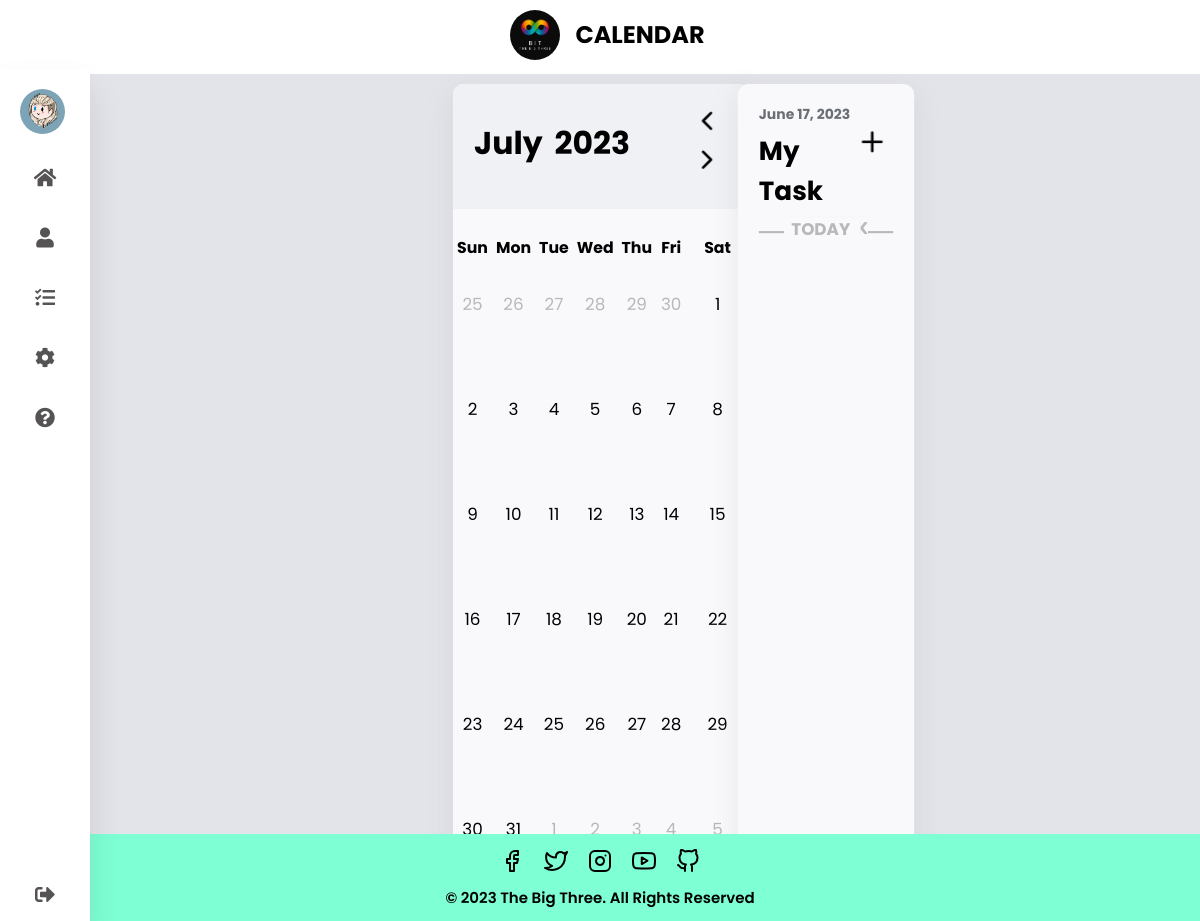
/index.php?bulan=July (signed in), run on an earlier commit of the app's database.
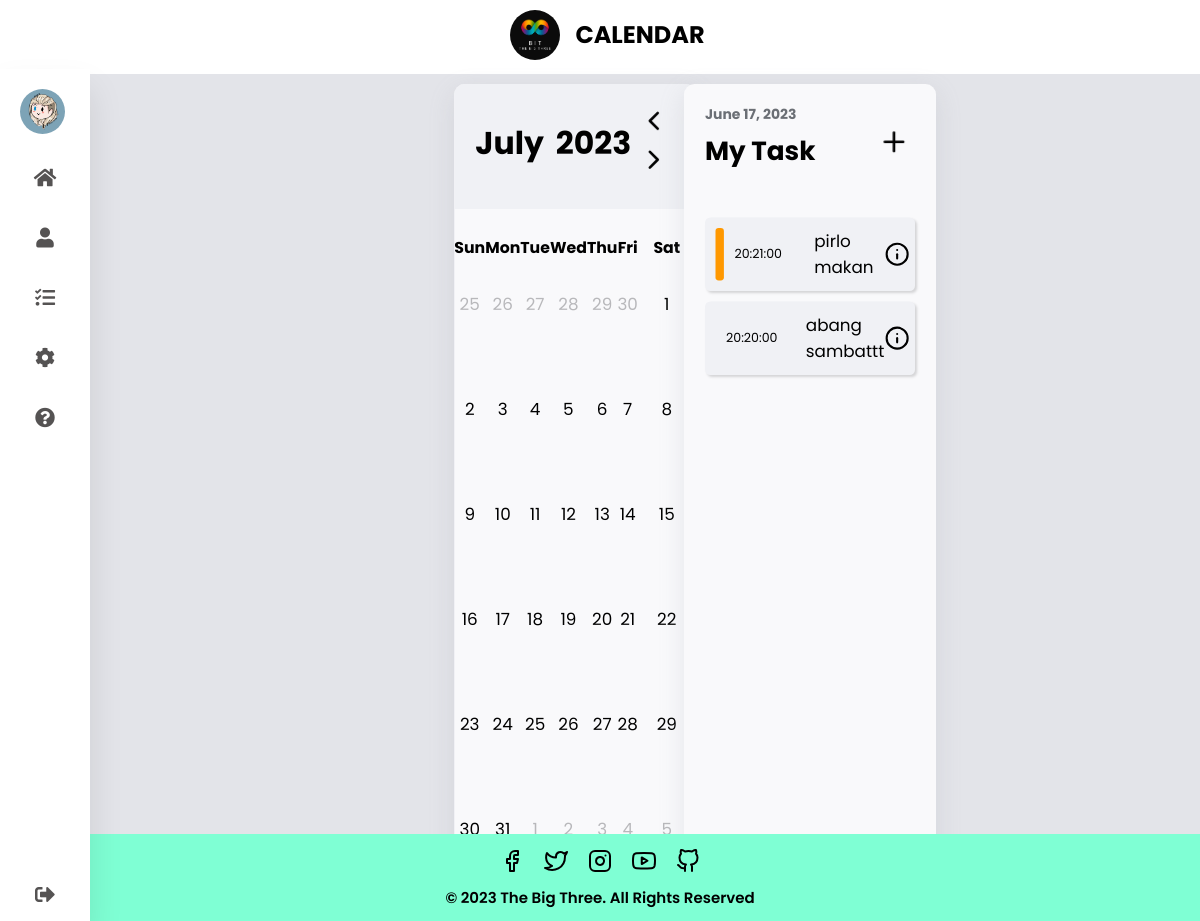
And on a later commit of the database.
### tables this page shows
CREATE TABLE `event` (
  `id_event` int(11) NOT NULL,
  `username` varchar(100) NOT NULL,
  `title` varchar(100) NOT NULL,
  `tanggal_mulai` date NOT NULL,
  `tanggal_selesai` date NOT NULL,
  `jam_mulai` time NOT NULL,
  `jam_selesai` time NOT NULL,
  `gambar` text NOT NULL,
  `notes` varchar(150) NOT NULL,
  `priority` varchar(40) NOT NULL,
  `comment` text NOT NULL,
  `status` varchar(40) NOT NULL
);

### event.php (called while the page is built, shortened)
<?php
$username = $_SESSION["username"];
?>

### task.php (the view)
<?php
if (isset($_GET["bulan"]) && isset($_GET["tanggal"])) {
    $bulan = $_GET["bulan"];
    $tanggal = $_GET["tanggal"];
}else{
    $bulan = date("F");
    $tanggal = date("j");
}
?>
<div class="top-taskpage">
  <h5 class="today-task"><?php echo "$bulan $tanggal"; ?>, 2023</h5>
  <h2>My Task</h2>
  <div class="add-newtask">
    <a href="?page=add_task" id="newtask">
      <i class="i" data-feather="plus"></i>
    </a>
  </div>
</div>
<?php
$sql = mysqli_query($conn, "SELECT * FROM event WHERE DAY(tanggal_mulai) = '$tanggal' AND MONTHNAME(tanggal_mulai) = '$bulan' AND username = '$username' AND status = 'ToDo'
                    ORDER BY CASE
                    WHEN priority = 'high' THEN 1
                    WHEN priority = 'medium' THEN 2
                    WHEN priority = 'low' THEN 3 END
                    ASC
                    ");
$cek = mysqli_num_rows($sql);
if ($cek) {
    while($data = mysqli_fetch_array($sql)){
        $lower = strtolower($data["priority"]);
        echo"
          <div class='task'>
            <div class='importance-indicator $lower'></div>
            <div class='task-info'>
              <p class='time'>$data[jam_mulai]</p>
              <p class='description'>$data[title]</p>
            </div>
            <div class='detail-icon'>
              <a href='index.php?page=detail&id=$data[id_event]' id='detail-icon'>
                <i class='i' data-feather='info'></i>
              </a>
            </div>
          </div>
        ";
    }
}else{
    echo "<h4 class='notask'><span>NO TASK TODAY</span></h4>";
}
?>

### ulang_kalender.php (shortened to what this page needs)
<?php
if (isset($_GET["bulan"])) {
    $bulan = $_GET["bulan"];
}else{
    $bulan = date("F");
}
for ($i=0; $i < 3; $i++) {
    echo "<tr>";
    for ($j=0; $j < 7; $j++) {
        echo "<td>
            <a href='?bulan=$bulan&tanggal=$awal'>
            $awal
        ";
            include "event.php";
        echo"
            </a>
            </td>";
        $awal++;
    }
    echo "</tr>";
}
?>

What changed in the data, as far as the page shows it:
added event: jam_mulai "20:21:00", title "pirlo makan"
added event: jam_mulai "20:20:00", title "abang sambattt"
Also different on the page:
text no longer shown: "NO TASK TODAY"
